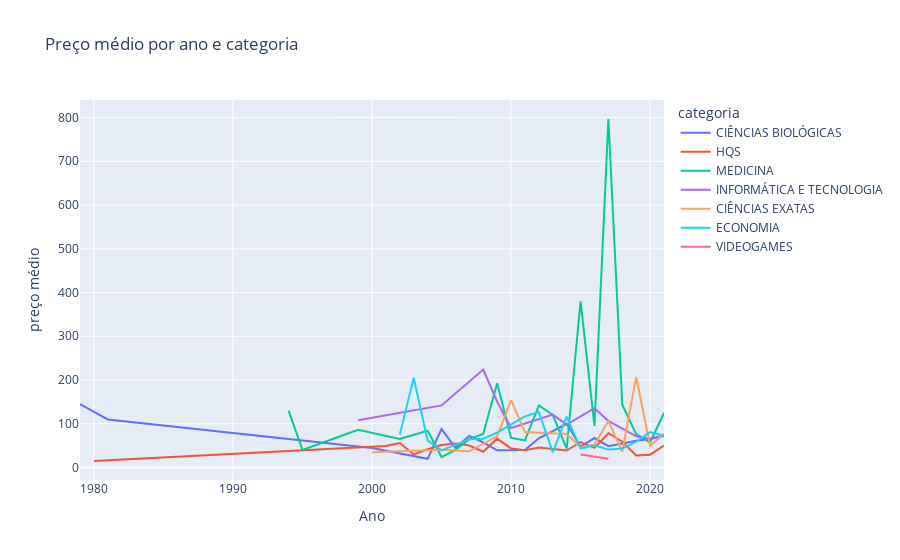

The code cell stored with this chart in its notebook:
### Markdown cell above
### Não parece haver uma tendência no preço médio, apesar de haver casos específicos que mostram que com o passar dos anos são publicados casos isolados mais caros que os demais)

### Code cell
preco_medio_ano = df[df['categoria'].isin(cats)].groupby(by=['Ano','categoria'])['preço'].mean().reset_index(name='preço médio').rename(columns={'index':'Ano'})
fig = px.line(preco_medio_ano, x="Ano", y="preço médio", color='categoria', title='Preço médio por ano e categoria')
fig.show()

### Figure 1 — Plotly figure (JSON) as saved in the notebook; plotly's stock layout.template omitted (floating-point values rounded to 4 significant figures)
{"data": [{"hovertemplate": "categoria=CIÊNCIAS BIOLÓGICAS<br>Ano=%{x}<br>preço médio=%{y}<extra></extra>", "legendgroup": "CIÊNCIAS BIOLÓGICAS", "line": {"color": "#636efa", "dash": "solid"}, "mode": "lines", "name": "CIÊNCIAS BIOLÓGICAS", "orientation": "v", "showlegend": true, "type": "scatter", "x": [1979, 1981, 2000, 2004, 2005, 2006, 2007, 2008, 2009, 2011, 2012, 2014, 2015, 2016, 2017, 2019, 2020, 2021], "xaxis": "x", "y": [145, 109.9, 44.45, 19.9, 87.9, 44.9, 72, 57.4, 39.45, 39.9, 66.72, 99.9, 48, 67.4, 48.68, 60.95, 64.9, 72.26], "yaxis": "y"}, {"hovertemplate": "categoria=HQS<br>Ano=%{x}<br>preço médio=%{y}<extra></extra>", "legendgroup": "HQS", "line": {"color": "#EF553B", "dash": "solid"}, "mode": "lines", "name": "HQS", "orientation": "v", "showlegend": true, "type": "scatter", "x": [1980, 2001, 2002, 2003, 2004, 2005, 2006, 2007, 2008, 2009, 2010, 2011, 2012, 2013, 2014, 2015, 2016, 2017, 2018, 2019, 2020, 2021], "xaxis": "x", "y": [14.9, 49, 56, 29.9, 41.8, 51.6, 55.15, 50.27, 36, 65.97, 43.62, 39.62, 45.9, 41.68, 38.93, 58.3, 44.79, 78.34, 58.9, 27.44, 29.34, 49.95], "yaxis": "y"}, {"hovertemplate": "categoria=MEDICINA<br>Ano=%{x}<br>preço médio=%{y}<extra></extra>", "legendgroup": "MEDICINA", "line": {"color": "#00cc96", "dash": "solid"}, "mode": "lines", "name": "MEDICINA", "orientation": "v", "showlegend": true, "type": "scatter", "x": [1994, 1995, 1999, 2002, 2004, 2005, 2006, 2007, 2008, 2009, 2010, 2011, 2012, 2013, 2014, 2015, 2016, 2017, 2018, 2019, 2020, 2021], "xaxis": "x", "y": [129.9, 40, 86.4, 65, 83.97, 23.9, 40.5, 64.9, 76.5, 192.4, 67.83, 61.97, 141.7, 120.4, 42.95, 380, 95.22, 796.6, 143.4, 76.12, 57.66, 125.0], "yaxis": "y"}, {"hovertemplate": "categoria=INFORMÁTICA E TECNOLOGIA<br>Ano=%{x}<br>preço médio=%{y}<extra></extra>", "legendgroup": "INFORMÁTICA E TECNOLOGIA", "line": {"color": "#ab63fa", "dash": "solid"}, "mode": "lines", "name": "INFORMÁTICA E TECNOLOGIA", "orientation": "v", "showlegend": true, "type": "scatter", "x": [1999, 2005, 2008, 2009, 2010, 2013, 2014, 2016, 2017, 2019, 2020, 2021], "xaxis": "x", "y": [108, 141.9, 224, 150.5, 90.5, 121.0, 98, 135.7, 106.5, 71.15, 65.9, 73.84], "yaxis": "y"}, {"hovertemplate": "categoria=CIÊNCIAS EXATAS<br>Ano=%{x}<br>preço médio=%{y}<extra></extra>", "legendgroup": "CIÊNCIAS EXATAS", "line": {"color": "#FFA15A", "dash": "solid"}, "mode": "lines", "name": "CIÊNCIAS EXATAS", "orientation": "v", "showlegend": true, "type": "scatter", "x": [2000, 2005, 2007, 2009, 2010, 2011, 2014, 2015, 2016, 2017, 2018, 2019, 2020, 2021], "xaxis": "x", "y": [34.9, 40.5, 37, 71.4, 153.9, 81, 76.45, 46.4, 51.95, 106.6, 35.93, 206.9, 49.71, 77.29], "yaxis": "y"}, {"hovertemplate": "categoria=ECONOMIA<br>Ano=%{x}<br>preço médio=%{y}<extra></extra>", "legendgroup": "ECONOMIA", "line": {"color": "#19d3f3", "dash": "solid"}, "mode": "lines", "name": "ECONOMIA", "orientation": "v", "showlegend": true, "type": "scatter", "x": [2002, 2003, 2004, 2005, 2007, 2008, 2009, 2011, 2012, 2013, 2014, 2015, 2016, 2017, 2018, 2019, 2020, 2021], "xaxis": "x", "y": [75.2, 205, 62.2, 39, 64.9, 65.95, 79.9, 117, 127, 34.9, 116.3, 43.31, 50.9, 40.97, 43.38, 58.95, 80.93, 72.29], "yaxis": "y"}, {"hovertemplate": "categoria=VIDEOGAMES<br>Ano=%{x}<br>preço médio=%{y}<extra></extra>", "legendgroup": "VIDEOGAMES", "line": {"color": "#FF6692", "dash": "solid"}, "mode": "lines", "name": "VIDEOGAMES", "orientation": "v", "showlegend": true, "type": "scatter", "x": [2015, 2017], "xaxis": "x", "y": [29.9, 19.95], "yaxis": "y"}], "layout": {"legend": {"title": {"text": "categoria"}, "tracegroupgap": 0}, "title": {"text": "Preço médio por ano e categoria"}, "xaxis": {"anchor": "y", "domain": [0, 1], "title": {"text": "Ano"}}, "yaxis": {"anchor": "x", "domain": [0, 1], "title": {"text": "preço médio"}}}}
